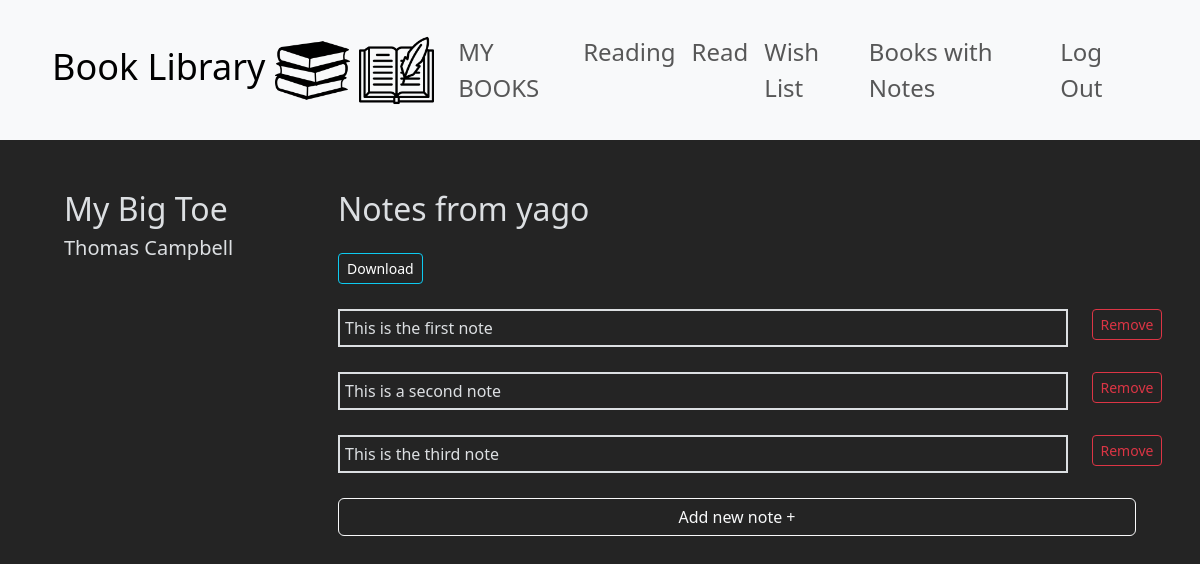
The page /detail_view/4/2 (signed in) on the database as committed earlier.
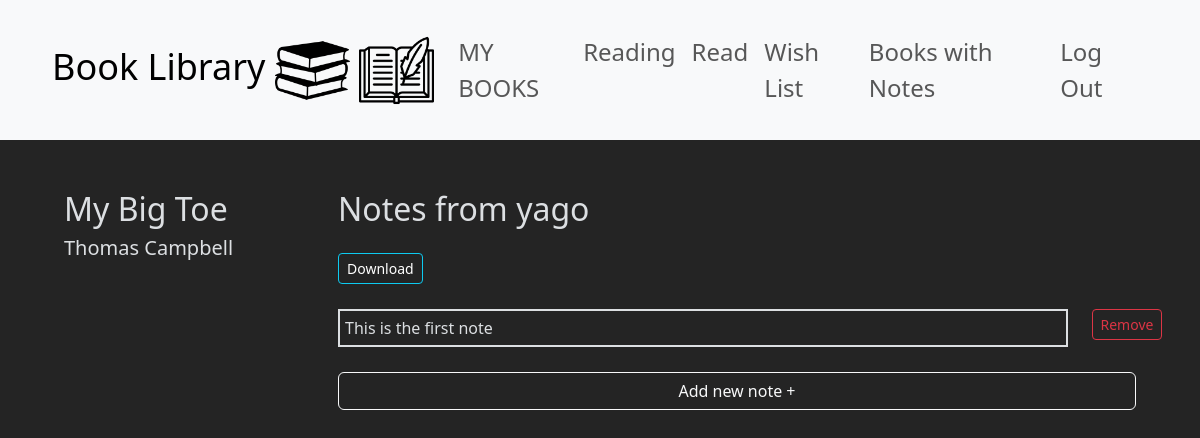
The same page on the database as committed later.
### book_library/models.py (models this page shows, shortened)
class Note(models.Model):
    user = models.ForeignKey(User, blank=False, null=False, on_delete=models.CASCADE, related_name="note_user")
    book = models.ForeignKey(Book, blank=False, null=False, on_delete=models.CASCADE, related_name="note_book")
    text = models.TextField(blank=False, null=False, max_length=512)

### book_library/views.py (the view)
# urls.py: path("detail_view/<int:user_id>/<int:book_id>", views.detail_view, name="detail_view"),
@login_required
def detail_view(request, user_id, book_id):
    current_user = User.objects.get(id=user_id)
    current_book = Book.objects.get(id=book_id)
    notes = Note.objects.filter(book=current_book, user=current_user)
    context = {'current_user': current_user, 'current_book': current_book, 'notes': notes}
    return render(request, "book_library/detail_view.html", context)

### book_library/templates/book_library/detail_view.html (shortened to what this page needs)
{% extends "book_library/layout.html" %}
{% load static %}
{% block body %}
<div class="container detail-view-note-div">
    <div class="row">
        <div class="col-3">
            <h2>{{ current_book.title }}</h2>
            <h5>{{ current_book.author }}</h4>
        </div>
        <div class="col-9">
            <h3>Notes from {{ current_user.username }}</h3>
            <button class="btn btn-sm btn-outline-info download-button" id="download-button">
                <a href="{% url 'book_library:notes_text' current_book.id %}">Download</a>
            </button>
            <ul>
                {% for note in notes %}
                <div class="container-flex">
                    <div class="row">
                        <div class="col-11">
                            <li class="note">{{ note.text }}</li>
                        </div>
                        <div class="col-1">
                            <button class="btn btn-sm btn-outline-danger remove-note-button" id="{{ note.id }}"></button>
                        </div>
                    </div>
                </div>
                {% endfor %}
            </ul>
            <div class="row" id="this-row">
                <div class="col">
                    <div class="d-grid gap-2" id="div-to-replace">
                        <button class="btn btn-outline-light" id="add-new-note-button">Add new note +</button>
                    </div>
                </div>
            </div>
        </div>
</div>
{% endblock %}

Rows that differ between the two databases and show on the page:
removed Note: text "This is a second note"
removed Note: text "This is the third note"
